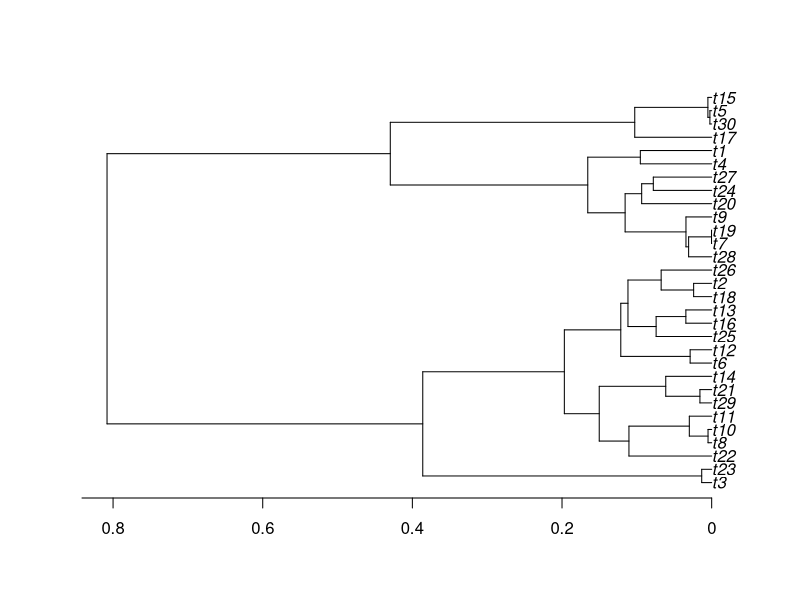
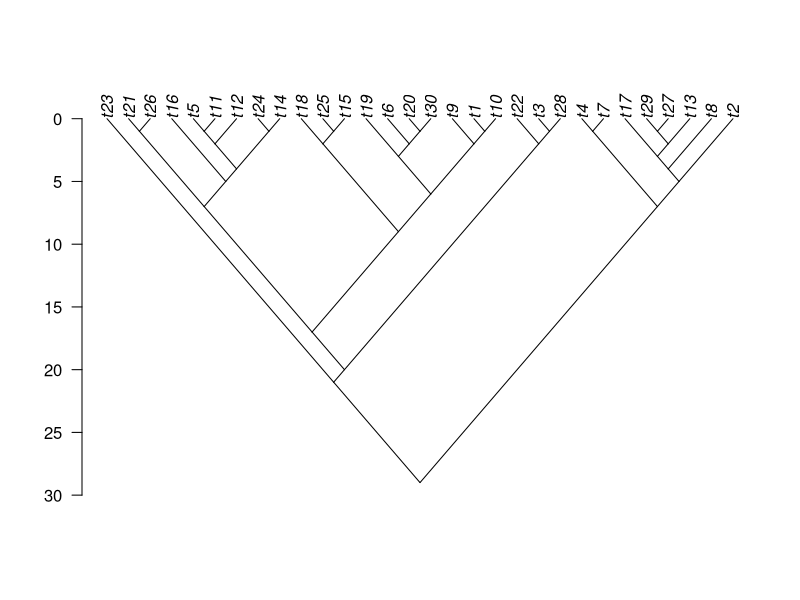

Source code (R) for these figures, in order:
library(ape)


### Name: axisPhylo
### Title: Axis on Side of Phylogeny
### Aliases: axisPhylo
### Keywords: aplot

### ** Examples

tr <- rtree(30)
ch <- rcoal(30)
plot(ch)
axisPhylo()
plot(tr, "c", FALSE, direction = "u")
axisPhylo(2, las = 1)
